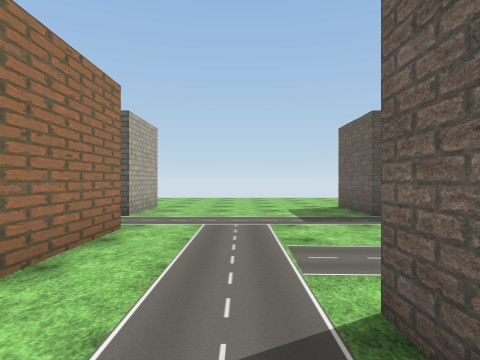
View 1 (above)

24 first-person views from a walk through a scene from a Unity 3-D project. The camera is 1.5 m above the floor, looks level and sees 75° across. The floor is counted in squares, 1.8 m on a side. Each view is taken from the middle of a square. On the plan, view 1 faces up. The plan holds only what a view shows up to about 11 squares ahead; the rest is blank. The place goes on beyond the plan. The player character is not drawn. Some surface patterns are stand-ins.

View 2
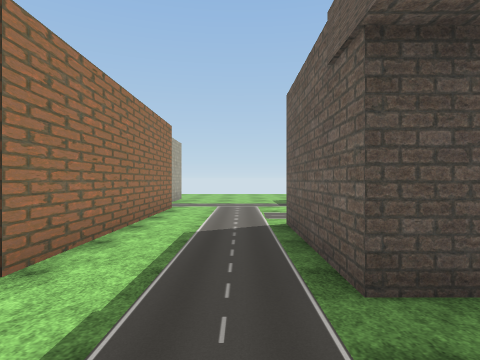

View 3
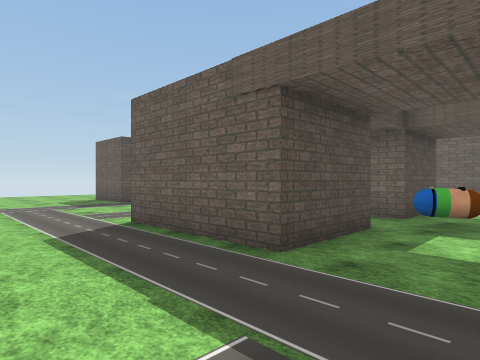

View 4
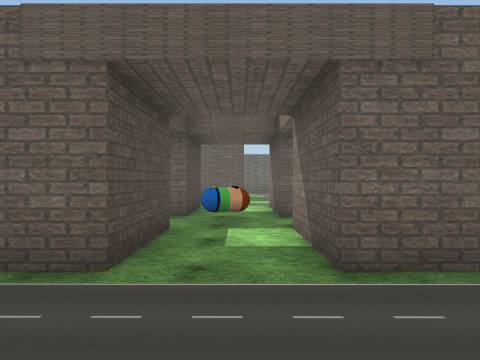

View 5
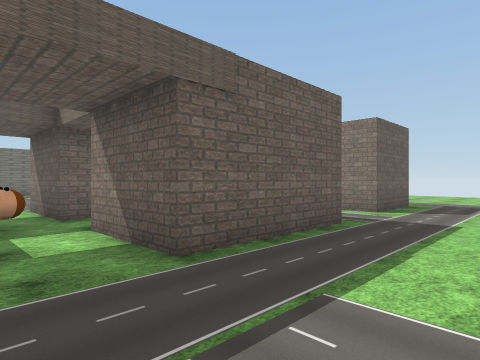

View 6
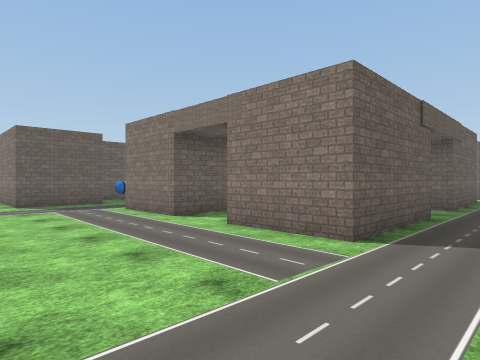

View 7
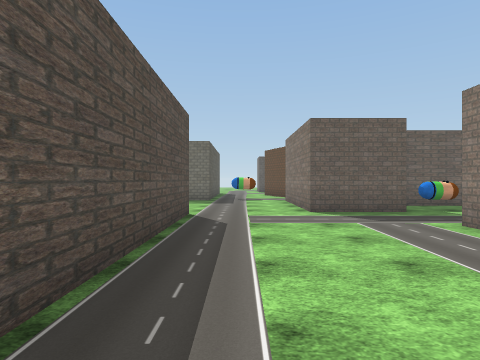

View 8
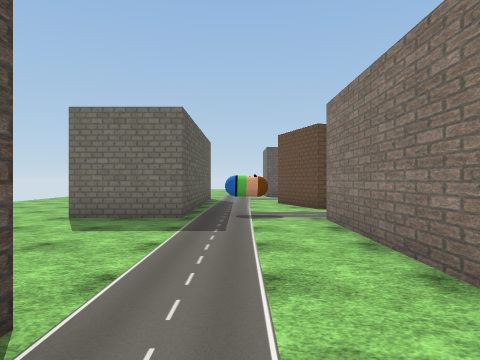

View 9
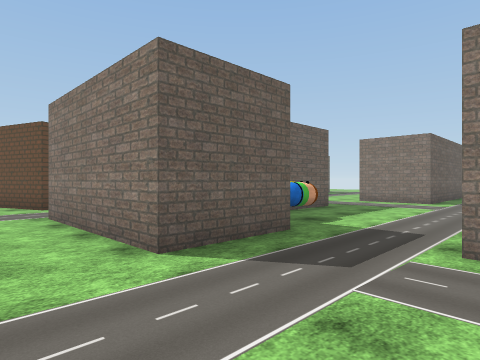

View 10
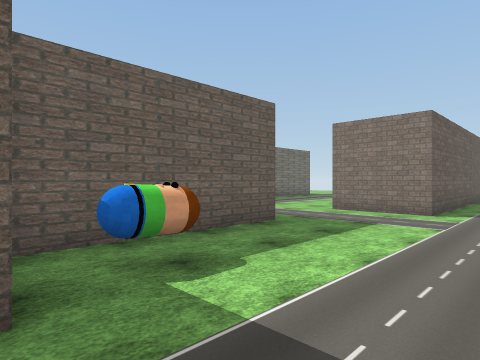

View 11
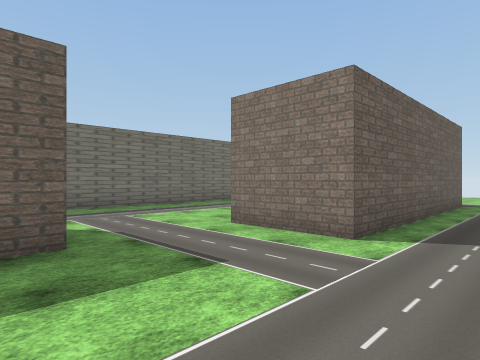

View 12
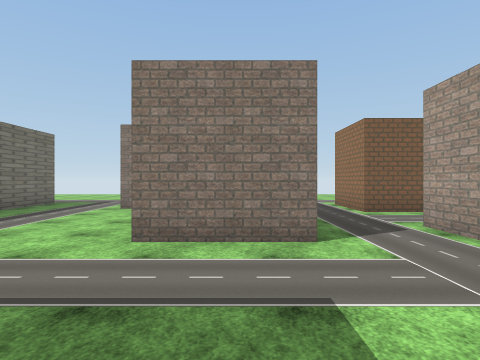

View 13
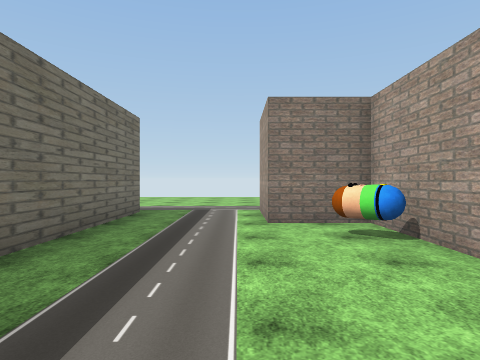

View 14
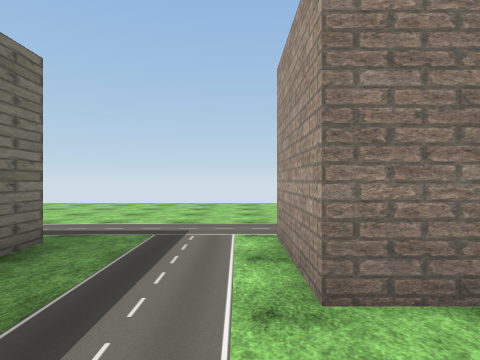

View 15
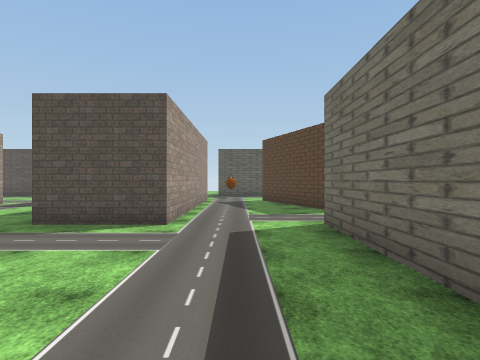

View 16
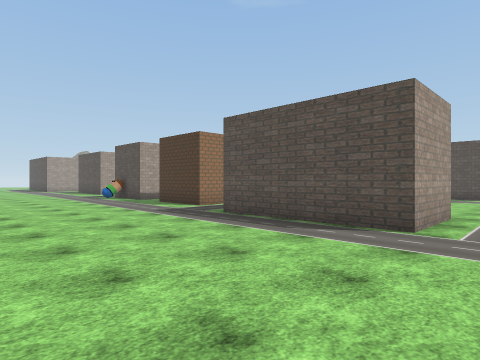

View 17
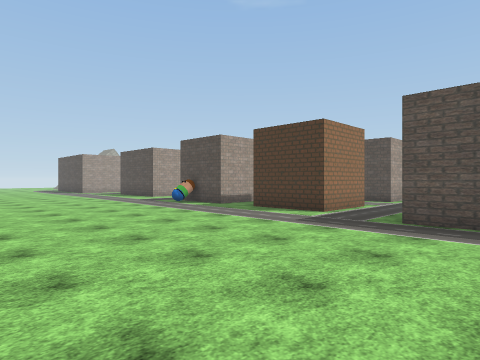

View 18
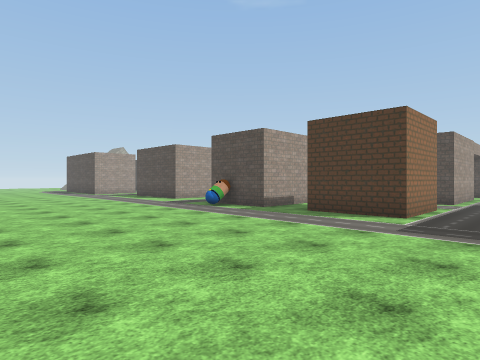

View 19
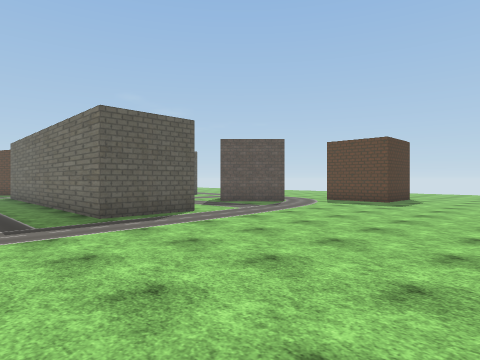

View 20
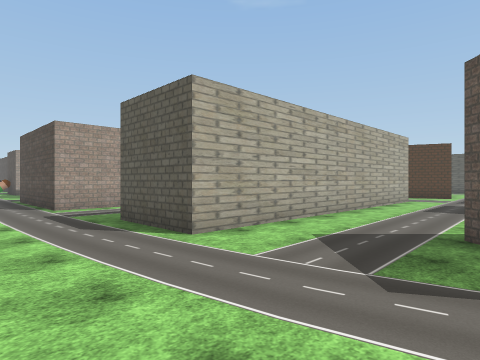

View 21
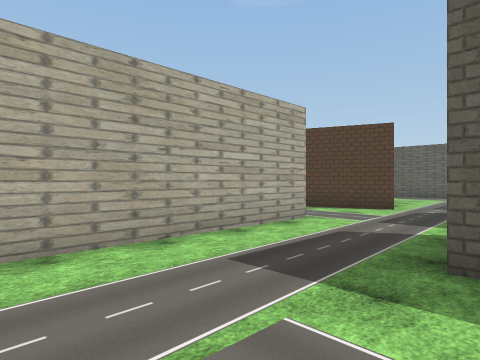

View 22
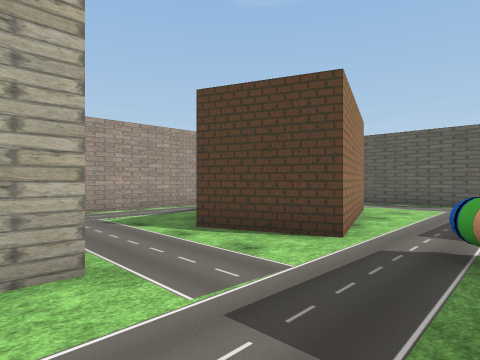

View 23
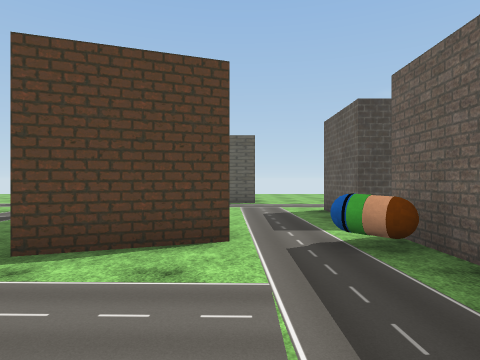

View 24
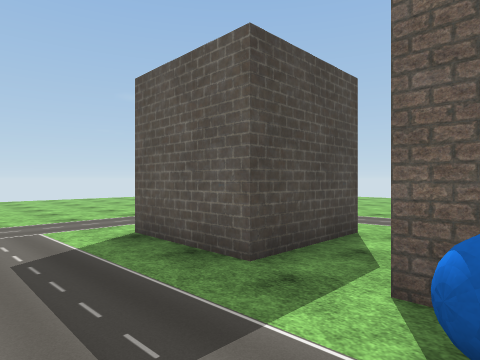

### Floor plan
Points are (right, up) in squares from view 1. A wall is a line through its corners. A room is listed if a view was taken in it or the views show most of it. See-through windows are left out.
Room 1 (views 1, 2, 3, 4, 5)
walls: (3.5, -1.8) (0.9, -1.8) (0.9, 2); (0.9, -3.9) (3.4, -3.9); (5.2, -3.9) (7.6, -3.9); (7.8, -1.8) (5.2, -1.8) (5.2, 2); (-2, 3.5) (-2, -1.4)
ways out: opening at (-0.5, -4) to room 2; opening at (-0.5, 2.5) to room 2; opening at (4.5, -3) to room 2; opening at (4.5, 2) to room 2; opening at (6.5, -2.5) to room 2
objects: other object (4, -3)
Room 2 (views 6, 7, 8, 9, 10, 11, 12, 13, 14, 15, 16, 17, 18, 19, 20, 21, 22, 23, 24)
walls: (7.8, -6.2) (7.8, -7.7) (7.1, -7.7); (10.1, 1.6) (10.1, 4.2) (14.6, 4.2); (12.5, -8.2) (12.5, -11.1) (14.5, -11.1) (14.5, -13.6) (10, -13.6) (10, -6.2) (12.5, -6.2); (5.2, -4.6) (5.2, -3.9); (14.6, 2.4) (14.6, -3.2) (12.1, -3.2) (12.1, 1.4); (5.2, 2) (7.8, 2); (18.4, -0.3) (17.6, 2); (6.1, -10.2) (7.8, -10.2) (7.8, -12.6) (5.2, -12.6); (16.9, 3.8) (19, 4.5); (20.1, -3) (20.1, -13.1) (17.6, -13.1) (17.6, -3); (9.8, 7.3) (3.1, 7.3) (3.1, 9.8); (3.7, -10.8) (3.7, -12.6) (2.5, -12.6); (0.9, -7.8) (0.9, -3.9); (19.3, 4.5) (20.9, 0.3) (18.5, -0.6); (0.9, 2) (3.5, 2); (1.2, -12.4) (1.2, -10.2) (2.2, -10.2); (24.5, 2.2) (23.3, 2.2) (23.3, 4.8); (21.6, 7.3) (14.9, 7.3) (14.9, 9.8); (-2, 5.4) (-2, 3.5)
ways out: opening at (-0.5, -4) to room 1; opening at (-0.5, 2.5) to room 1; opening at (4.5, -3) to room 1; opening at (4.5, 2) to room 1; opening at (6.5, -2.5) to room 1
objects: other object (2, -13); other object (11, 0) to (11, 1); other object (13, -10); other object (15, 6); other object (23, 0)

Positions as (right, up) in squares from view 1, and headings:
1: (0, 0), facing up
2: (0, -4), facing up
3: (-2, -4), facing up-right
4: (-2, -3), facing right
5: (-2, -2), facing down-right
6: (-1, 6), facing down-right
7: (2, 6), facing right
8: (8, 6), facing right
9: (7, 6), facing down-right
10: (8, 2), facing down-right
11: (8, -2), facing down-right
12: (11, -2), facing down
13: (15, -5), facing down
14: (15, -9), facing down
15: (16, -9), facing up
16: (16, -19), facing up-left
17: (12, -20), facing up-left
18: (10, -20), facing up-left
19: (15, -20), facing up-right
20: (24, -16), facing up-left
21: (24, -9), facing up-left
22: (23, -4), facing up-left
23: (21, -4), facing up
24: (21, 0), facing up-right
